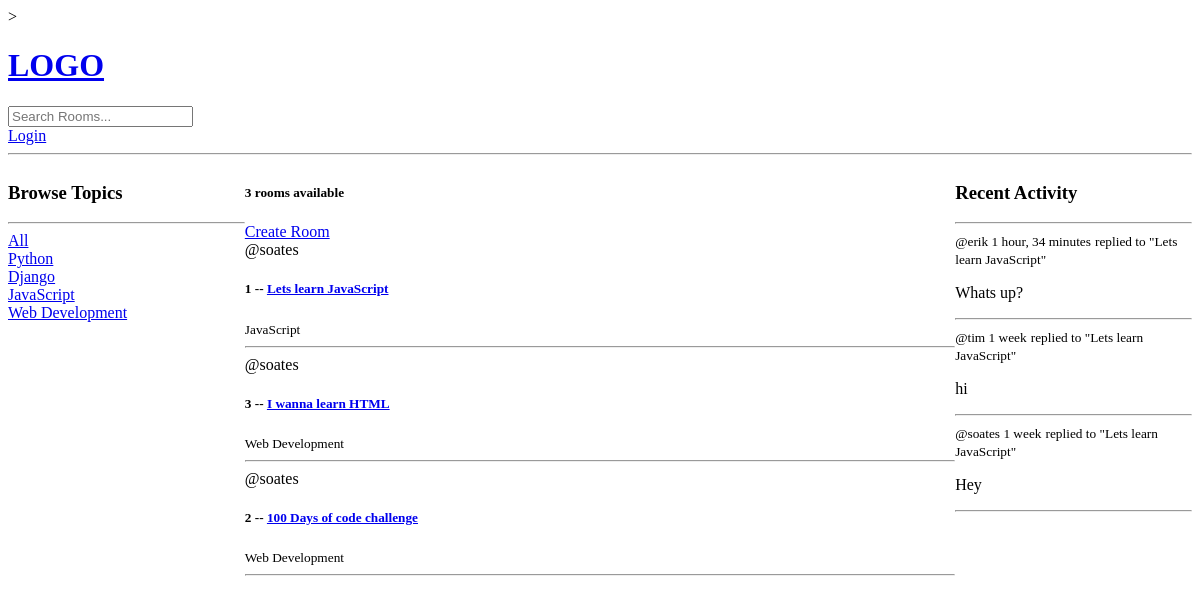
Before: / with the older database file.
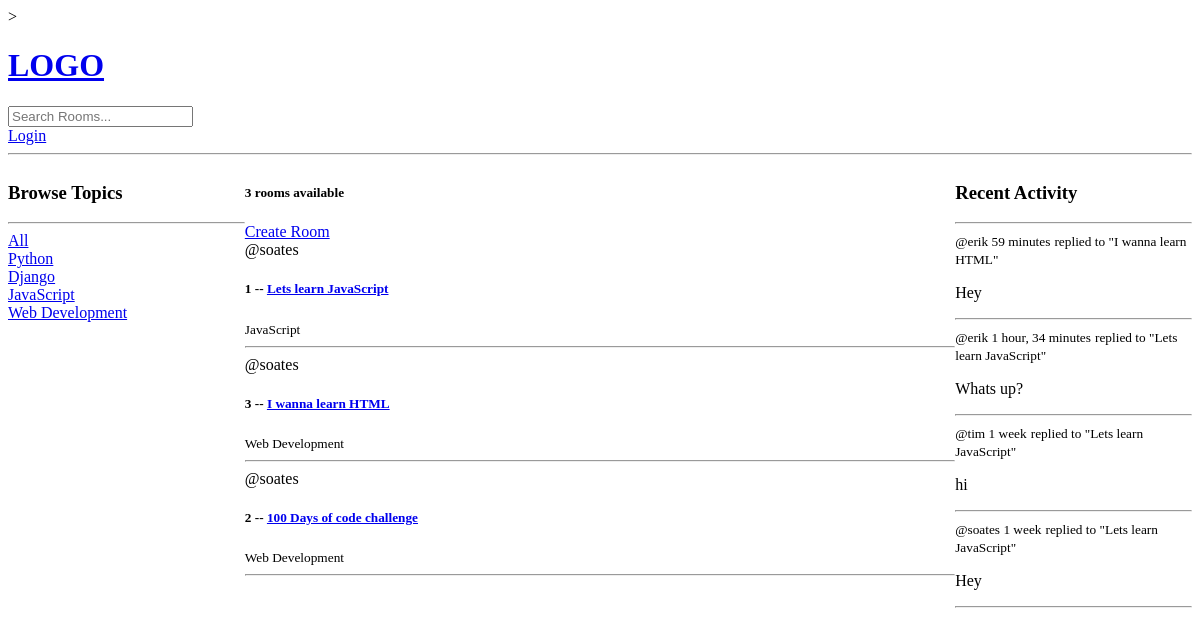
After: the same page with the newer database file.
### base/models.py (models this page shows, shortened)
class Topic(models.Model):
    name = models.CharField(max_length=200)

class Room(models.Model):
    host = models.ForeignKey(User, on_delete=models.SET_NULL, null=True)
    topic = models.ForeignKey(Topic, on_delete=models.SET_NULL, null=True)
    name = models.CharField(max_length=200)
    description = models.TextField(null=True, blank=True)
    participants = models.ManyToManyField(User, related_name='participants', blank=True)
    updated = models.DateTimeField(auto_now=True)
    created = models.DateTimeField(auto_now_add=True)
    class Meta:
        ordering = ['-updated', '-created']

class Message(models.Model):
    user = models.ForeignKey(User, on_delete=models.CASCADE)
    room = models.ForeignKey(Room, on_delete=models.CASCADE)
    body = models.TextField()
    updated = models.DateTimeField(auto_now=True)
    created = models.DateTimeField(auto_now_add=True)
    class Meta:
        ordering = ['-updated', '-created']
    def __str__(self):
        return self.body[0:50]

### base/views.py (the view)
# urls.py: path('', views.home, name="home"),
def home(request):
    q = request.GET.get('q') if request.GET.get('q') != None else ''
    rooms = Room.objects.filter(
        Q(topic__name__icontains=q) |
        Q(name__icontains=q) |
        Q(description__icontains=q)
        )
    topics = Topic.objects.all()
    room_count = rooms.count()
    room_messages = Message.objects.filter(Q(room__topic__name__icontains=q))
    context = {'rooms' : rooms, 'topics': topics,
               'room_count': room_count, 'room_messages' : room_messages}
    return render(request, 'base/home.html', context)

### base/templates/base/home.html (shortened to what this page needs)
{% extends 'main.html'%}
{% block content %}
<div class="home-container">
    <div>
        {% include 'base/topics_component.html' %}
    </div>
    <div>
        <h5>{{room_count}} rooms available</h5>
        <a href="{% url 'create-room' %}">Create Room</a>
        <div>
            {% include 'base/feed_component.html' %}
        </div>
    </div>
    <div>
        {% include 'base/activity_component.html' %}
    </div>
</div>
{% endblock content%}

### templates/main.html (shortened to what this page needs)
<!DOCTYPE html>
<html>
<head>
</head>
<body>
    {% include 'navbar.html' %}
    {% block content %}
    {% endblock %}
</body>
</html>

### templates/navbar.html
<a href="/">
    <h1>LOGO</h1>
</a>
<form action="{% url 'home' %}" method="GET">
    <input type="text" name="q" placeholder="Search Rooms..." />
</form>
{% if request.user.is_authenticated %}
<p>Hello {{request.user}}</p>
<a href="{% url 'logout' %}">Logout</a>
{%else%}
<a href="{% url 'login' %}">Login</a>
{% endif %}
<hr>

### base/templates/base/topics_component.html
<h3>Browse Topics</h3>
<hr />
<div>
    <a href="{% url 'home' %}">All</a>
</div>
{% for topic in topics %}
<div>
    <a href="{% url 'home' %}?q={{topic.name}}">{{topic.name}}</a>
</div>
{% endfor %}

### base/templates/base/feed_component.html (shortened to what this page needs)
{% for room in rooms %}
<div>
    <span>@{{room.host.username}}</span>
    <h5>{{room.id}} -- <a href="{% url 'room' room.id %}">{{room.name}}</h5></a>
    <small>{{room.topic.name}}</small>
    <hr />
</div>
{% endfor %}

### base/templates/base/activity_component.html (shortened to what this page needs)
<h3>Recent Activity</h3>
<hr />
{% for message in room_messages %}
<div>
    <small>@{{message.user}}  {{message.created|timesince}}</small>
    <small>replied to "{{message.room.name}}"</small>
    <p>{{message}}</p>
    <hr />
</div>
{% endfor %}

### base/templates/base/home.html (style rules this page uses)
.home-container { display: grid; grid-template-columns: 1fr 3fr 1fr; }

Changed rows visible on the page:
added Message: user "erik", created "59 minutes", room.name "I wanna learn HTML", body "Hey"
